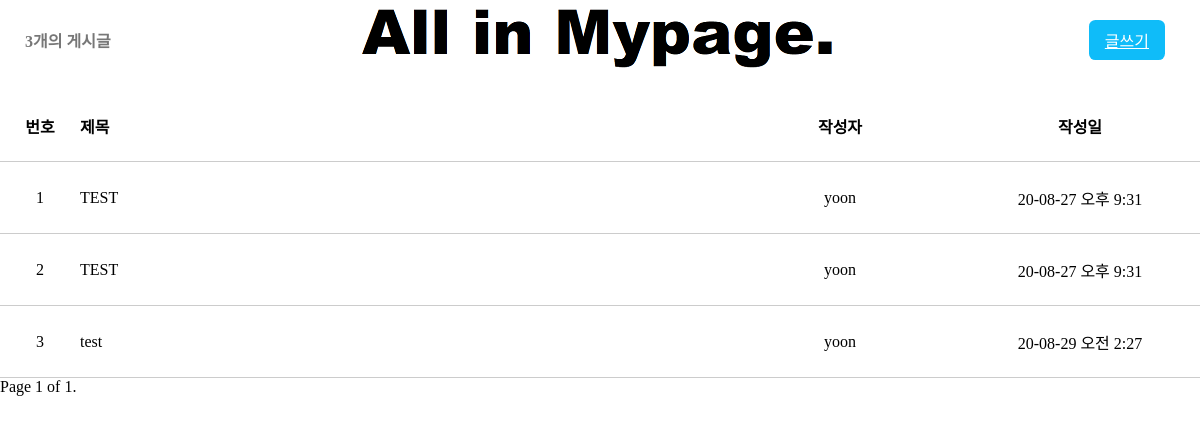
Before: /board/board/ with the older database file.
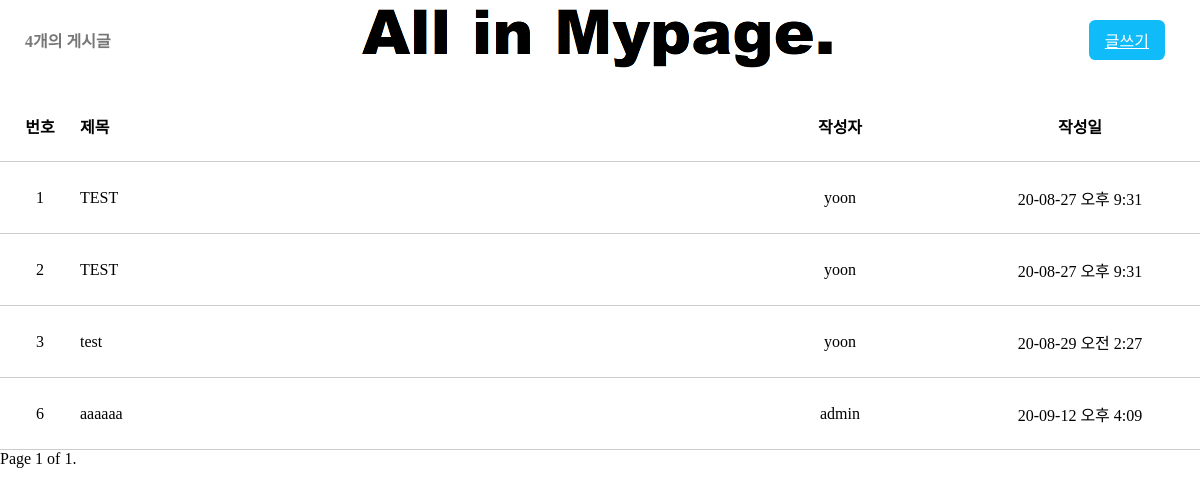
After: the same page with the newer database file.
### board/models.py (models this page shows, shortened)
class Post(models.Model):
    author = models.ForeignKey(settings.AUTH_USER_MODEL,on_delete=models.CASCADE,default=None)
    title = models.CharField("제목", max_length=50)
    desc = models.TextField("내용")
    create_at = models.DateTimeField('작성시간', default = timezone.now)

### board/views.py (the view)
# urls.py: path('board/',board, name="board" ),
def board(request):
    context=dict()
    all_post = Post.objects.all()
    context['all_post'] = all_post
    paginator = Paginator(all_post, 10) # Show 10 contacts per page.
    page_number = request.GET.get('page')
    page_obj = paginator.get_page(page_number)
    context['page_obj'] = page_obj
    return render(request,'board.html',context)

### templates/board.html (shortened to what this page needs)
{% extends "base.html"%}
{% load static %}
{% block head %}
    <link href="{% static 'AIMcss/board.css' %}" rel="stylesheet" />
{% endblock %}
{% block leftnav %}
        <div class="cnt_post">
            {{all_post|length}}개의 게시글
        </div>
{% endblock %}
{% block rightnav%}
        <a class="write_btn" href="{% url 'create' %}">
            글쓰기
        </a>
{% endblock %}
{% block content %}
<div class="boardbox">
    <section>
        <div class="post_row post_row_label">
            <div class="post_id"> 번호 </div>
            <div class="post_title"> 제목 </div>
            <div class="post_author">작성자</div>
            <div class="post_date">작성일</div>
        </div>
        {% for one_post in page_obj %}
            <a href="{% url 'detail' one_post.id %}">
                <div class="post_row">
                    <div class="post_id"> {{one_post.id}} </div>
                    <div class="post_title"> {{one_post.title}}</div>
                    <div class="post_author"> {{one_post.author}}</div>
                    <div class="post_date">{{one_post.create_at|date:" y-m-d A g:i "}}</div>
                </div>
            </a>
        {%endfor%}
        <div class="pagination">
            <span class="step-links">
                <span class="current">
                    Page {{ page_obj.number }} of {{ page_obj.paginator.num_pages }}.
                </span>
            </span>
        </div>
    </section>
</div>
{%endblock%}

Changed rows visible on the page:
added Post: id "6", title "aaaaaa", author "admin", create_at "20-09-12 오후 4:09"
Other visible differences:
{{ all_post|length }}: "3" → "4"
